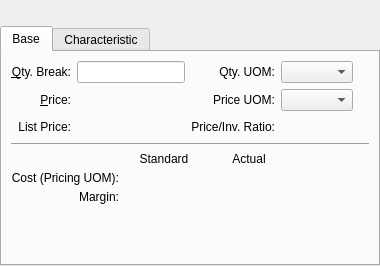
     <widget class="QWidget" name="_nominalPage">
      <layout class="QGridLayout">
       <property name="margin">
        <number>0</number>
       </property>
       <item row="0" column="0">
        <layout class="QHBoxLayout">
         <property name="spacing">
          <number>0</number>
         </property>
         <item>
          <widget class="ItemCluster" name="_item">
           <property name="focusPolicy">
            <enum>Qt::StrongFocus</enum>
           </property>
          </widget>
         </item>
         <item>
          <spacer>
           <property name="orientation">
            <enum>Qt::Horizontal</enum>
           </property>
           <property name="sizeType">
            <enum>QSizePolicy::Expanding</enum>
           </property>
           <property name="sizeHint" stdset="0">
            <size>
             <width>0</width>
             <height>20</height>
            </size>
           </property>
          </spacer>
         </item>
        </layout>
       </item>
       <item row="1" column="0">
        <widget class="QTabWidget" name="_tab">
         <property name="currentIndex">
          <number>0</number>
         </property>
         <widget class="QWidget" name="_baseTab">
          <attribute name="title">
           <string>Base</string>
          </attribute>
          <layout class="QGridLayout">
           <item row="0" column="0">
            <layout class="QVBoxLayout">
             <item>
              <layout class="QVBoxLayout">
               <item>
                <layout class="QGridLayout">
                 <item row="0" column="1">
                  <layout class="QHBoxLayout">
                   <item>
                    <widget class="XLineEdit" name="_qtyBreak">
                     <property name="alignment">
                      <set>Qt::AlignRight</set>
                     </property>
                    </widget>
                   </item>
                   <item>
                    <spacer>
                     <property name="orientation">
                      <enum>Qt::Horizontal</enum>
                     </property>
                     <property name="sizeHint" stdset="0">
                      <size>
                       <width>0</width>
                       <height>20</height>
                      </size>
                     </property>
                    </spacer>
                   </item>
                  </layout>
                 </item>
                 <item row="1" column="3">
                  <layout class="QHBoxLayout">
                   <item>
                    <widget class="XComboBox" name="_priceUOM"/>
                   </item>
                   <item>
                    <spacer>
                     <property name="orientation">
                      <enum>Qt::Horizontal</enum>
                     </property>
                     <property name="sizeType">
                      <enum>QSizePolicy::Expanding</enum>
                     </property>
                     <property name="sizeHint" stdset="0">
                      <size>
                       <width>0</width>
                       <height>20</height>
                      </size>
                     </property>
                    </spacer>
                   </item>
                  </layout>
                 </item>
                 <item row="2" column="3">
                  <widget class="XLabel" name="_pricingRatio">
                   <property name="minimumSize">
                    <size>
                     <width>80</width>
                     <height>0</height>
                    </size>
                   </property>
                   <property name="text">
                    <string/>
                   </property>
                   <property name="alignment">
                    <set>Qt::AlignRight|Qt::AlignTrailing|Qt::AlignVCenter</set>
                   </property>
                  </widget>
                 </item>
                 <item row="1" column="0">
                  <widget class="XLabel" name="_priceLit">
                   <property name="text">
                    <string>&amp;Price:</string>
                   </property>
                   <property name="alignment">
                    <set>Qt::AlignRight|Qt::AlignTrailing|Qt::AlignVCenter</set>
                   </property>
                   <property name="buddy">
                    <cstring>_price</cstring>
                   </property>
                  </widget>
                 </item>
                 <item row="2" column="1">
                  <layout class="QHBoxLayout">
                   <item>
                    <widget class="CurrDisplay" name="_listPrice">
                     <property name="minimumSize">
                      <size>
                       <width>80</width>
                       <height>0</height>
                      </size>
                     </property>
                     <property name="format">
                      <enum>CurrDisplay::SalesPrice</enum>
                     </property>
                    </widget>
                   </item>
                   <item>
                    <spacer>
                     <property name="orientation">
                      <enum>Qt::Horizontal</enum>
                     </property>
                     <property name="sizeHint" stdset="0">
                      <size>
                       <width>0</width>
                       <height>20</height>
                      </size>
                     </property>
                    </spacer>
                   </item>
                  </layout>
                 </item>
                 <item row="2" column="0">
                  <widget class="XLabel" name="_listPriceLit">
                   <property name="text">
                    <string>List Price:</string>
                   </property>
                   <property name="alignment">
                    <set>Qt::AlignRight|Qt::AlignTrailing|Qt::AlignVCenter</set>
                   </property>
                   <property name="buddy">
                    <cstring>_listPrice</cstring>
                   </property>
                  </widget>
                 </item>
                 <item row="0" column="3">
                  <layout class="QHBoxLayout">
                   <item>
                    <widget class="XComboBox" name="_qtyUOM"/>
                   </item>
                   <item>
                    <spacer>
                     <property name="orientation">
                      <enum>Qt::Horizontal</enum>
                     </property>
                     <property name="sizeType">
                      <enum>QSizePolicy::Expanding</enum>
                     </property>
                     <property name="sizeHint" stdset="0">
                      <size>
                       <width>0</width>
                       <height>20</height>
                      </size>
                     </property>
                    </spacer>
                   </item>
                  </layout>
                 </item>
                 <item row="1" column="2">
                  <widget class="XLabel" name="_priceUOMLit">
                   <property name="text">
                    <string>Price UOM:</string>
                   </property>
                   <property name="alignment">
                    <set>Qt::AlignRight|Qt::AlignTrailing|Qt::AlignVCenter</set>
                   </property>
                  </widget>
                 </item>
                 <item row="1" column="1">
                  <widget class="CurrCluster" name="_price">
                   <property name="format">
                    <enum>CurrDisplay::SalesPrice</enum>
                   </property>
                   <property name="currencyEditable" stdset="0">
                    <bool>false</bool>
                   </property>
                  </widget>
                 </item>
                 <item row="2" column="2">
                  <widget class="XLabel" name="_priceRatioLit">
                   <property name="text">
                    <string>Price/Inv. Ratio:</string>
                   </property>
                   <property name="alignment">
                    <set>Qt::AlignRight|Qt::AlignTrailing|Qt::AlignVCenter</set>
                   </property>
                  </widget>
                 </item>
                 <item row="0" column="2">
                  <widget class="XLabel" name="label">
                   <property name="text">
                    <string>Qty. UOM:</string>
                   </property>
                   <property name="alignment">
                    <set>Qt::AlignRight|Qt::AlignTrailing|Qt::AlignVCenter</set>
                   </property>
                  </widget>
                 </item>
                 <item row="0" column="0">
                  <widget class="XLabel" name="_qtyBreakLit">
                   <property name="text">
                    <string>&amp;Qty. Break:</string>
                   </property>
                   <property name="alignment">
                    <set>Qt::AlignRight|Qt::AlignTrailing|Qt::AlignVCenter</set>
                   </property>
                   <property name="buddy">
                    <cstring>_qtyBreak</cstring>
                   </property>
                  </widget>
                 </item>
                </layout>
               </item>
               <item>
                <widget class="Line" name="line">
                 <property name="orientation">
                  <enum>Qt::Horizontal</enum>
                 </property>
                </widget>
               </item>
               <item>
                <layout class="QHBoxLayout">
                 <property name="spacing">
                  <number>0</number>
                 </property>
                 <item>
                  <layout class="QGridLayout">
                   <property name="spacing">
                    <number>5</number>
                   </property>
                   <item row="1" column="0">
                    <widget class="XLabel" name="_costLit">
                     <property name="text">
                      <string>Cost (Pricing UOM):</string>
                     </property>
                     <property name="alignment">
                      <set>Qt::AlignRight|Qt::AlignTrailing|Qt::AlignVCenter</set>
                     </property>
                    </widget>
                   </item>
                   <item row="2" column="0">
                    <widget class="XLabel" name="_marginLit">
                     <property name="text">
                      <string>Margin:</string>
                     </property>
                     <property name="alignment">
                      <set>Qt::AlignRight|Qt::AlignTrailing|Qt::AlignVCenter</set>
                     </property>
                    </widget>
                   </item>
                   <item row="0" column="1">
                    <widget class="XLabel" name="_stdLit">
                     <property name="minimumSize">
                      <size>
                       <width>80</width>
                       <height>0</height>
                      </size>
                     </property>
                     <property name="text">
                      <string>Standard</string>
                     </property>
                     <property name="alignment">
                      <set>Qt::AlignCenter</set>
                     </property>
                    </widget>
                   </item>
                   <item row="0" column="2">
                    <widget class="XLabel" name="_actLit">
                     <property name="minimumSize">
                      <size>
                       <width>80</width>
                       <height>0</height>
                      </size>
                     </property>
                     <property name="text">
                      <string>Actual</string>
                     </property>
                     <property name="alignment">
                      <set>Qt::AlignCenter</set>
                     </property>
                    </widget>
                   </item>
                   <item row="1" column="1">
                    <widget class="CurrDisplay" name="_stdCost">
                     <property name="minimumSize">
                      <size>
                       <width>80</width>
                       <height>0</height>
                      </size>
                     </property>
                     <property name="format">
                      <enum>CurrDisplay::Cost</enum>
                     </property>
                    </widget>
                   </item>
                   <item row="1" column="2">
                    <widget class="CurrDisplay" name="_actCost">
                     <property name="minimumSize">
                      <size>
                       <width>80</width>
                       <height>0</height>
                      </size>
                     </property>
                     <property name="format">
                      <enum>CurrDisplay::Cost</enum>
                     </property>
                    </widget>
                   </item>
                   <item row="2" column="1">
                    <widget class="XLabel" name="_stdMargin">
                     <property name="minimumSize">
                      <size>
                       <width>80</width>
                       <height>0</height>
                      </size>
                     </property>
                     <property name="text">
                      <string/>
                     </property>
                     <property name="alignment">
                      <set>Qt::AlignRight|Qt::AlignTrailing|Qt::AlignVCenter</set>
                     </property>
                    </widget>
                   </item>
                   <item row="2" column="2">
                    <widget class="XLabel" name="_actMargin">
                     <property name="minimumSize">
                      <size>
                       <width>80</width>
                       <height>0</height>
                      </size>
                     </property>
                     <property name="text">
                      <string/>
                     </property>
                     <property name="alignment">
                      <set>Qt::AlignRight|Qt::AlignTrailing|Qt::AlignVCenter</set>
                     </property>
                    </widget>
                   </item>
                  </layout>
                 </item>
                 <item>
                  <spacer>
                   <property name="orientation">
                    <enum>Qt::Horizontal</enum>
                   </property>
                   <property name="sizeType">
                    <enum>QSizePolicy::Expanding</enum>
                   </property>
                   <property name="sizeHint" stdset="0">
                    <size>
                     <width>0</width>
                     <height>20</height>
                    </size>
                   </property>
                  </spacer>
                 </item>
                </layout>
               </item>
              </layout>
             </item>
             <item>
              <spacer>
               <property name="orientation">
                <enum>Qt::Vertical</enum>
               </property>
               <property name="sizeHint" stdset="0">
                <size>
                 <width>20</width>
                 <height>0</height>
                </size>
               </property>
              </spacer>
             </item>
            </layout>
           </item>
          </layout>
         </widget>
         <widget class="QWidget" name="_configuredPrices">
          <attribute name="title">
           <string>Characteristic</string>
          </attribute>
          <layout class="QGridLayout">
           <item row="0" column="0" rowspan="4">
            <widget class="XTreeWidget" name="_charprice"/>
           </item>
           <item row="0" column="1">
            <widget class="QPushButton" name="_new">
             <property name="text">
              <string>&amp;New</string>
             </property>
            </widget>
           </item>
           <item row="1" column="1">
            <widget class="QPushButton" name="_edit">
             <property name="text">
              <string>&amp;Edit</string>
             </property>
            </widget>
           </item>
           <item row="2" column="1">
            <widget class="QPushButton" name="_delete">
             <property name="text">
              <string>&amp;Delete</string>
             </property>
            </widget>
           </item>
           <item row="3" column="1">
            <spacer>
             <property name="orientation">
              <enum>Qt::Vertical</enum>
             </property>
             <property name="sizeHint" stdset="0">
              <size>
               <width>20</width>
               <height>40</height>
              </size>
             </property>
            </spacer>
           </item>
          </layout>
         </widget>
        </widget>
       </item>
      </layout>
     </widget>
